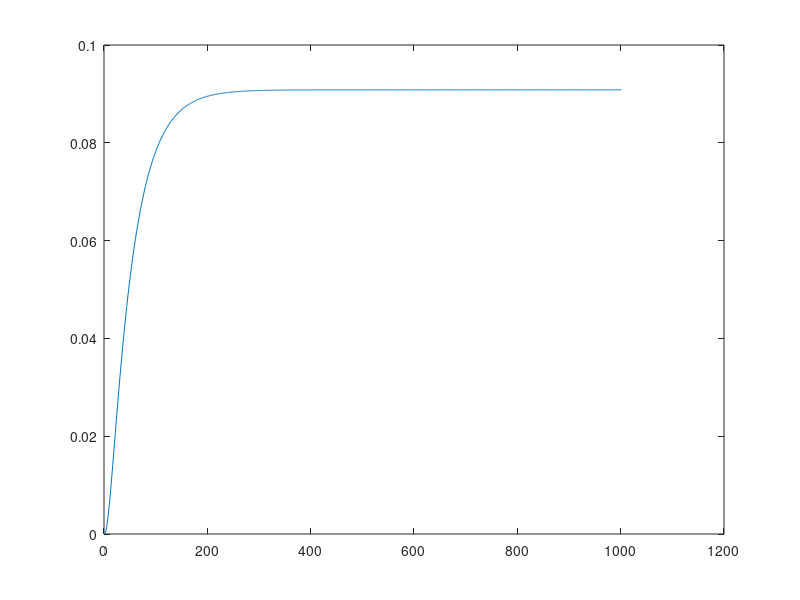

The MATLAB script that drew this image:
# time response
sys=tf(0.01, [0.005 0.06 0.1001])
sys1=feedback(sys,1,-1)
t=0:0.01:10;
plot (step(sys1,t))
sys=tf(0.01, [0.005 0.06 0.1001])
sys1=feedback(sys,1,-1)
t=0:0.01:10;
plot (step(sys1,t))

